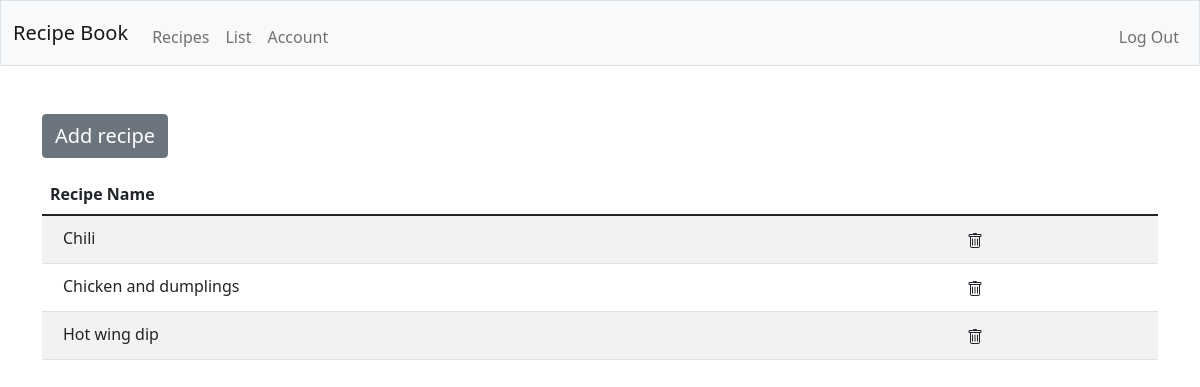
The page / (signed in) on the database its author committed.
### tables this page shows
CREATE TABLE recipes(id INTEGER PRIMARY KEY AUTOINCREMENT NOT NULL, user_id INT, prep_direction TEXT, cook_direction TEXT, notes TEXT, name TEXT);

### app.py (the view)
@app.route("/", methods=["GET", "POST"])
@login_required
def index():
    if request.method == "POST":
        name = request.form.get("recipe_name")
        rows = db.execute("SELECT * FROM recipes WHERE user_id = ? AND name = ?", session["user_id"], name)
        if len(rows) != 0:
            return apology("That recipe name already exists")
        db.execute("INSERT INTO recipes (user_id, name) VALUES(?, ?)", session["user_id"], name)
        return redirect("/")
    else:
        recipe_list = db.execute("SELECT * FROM recipes WHERE user_id = ?", session["user_id"])
        return render_template("index.html", recipe_list=recipe_list)

### app.py (called while the page is built)
@app.after_request
def after_request(response):
    response.headers["Cache-Control"] = "no-cache, no-store, must-revalidate"
    response.headers["Expires"] = 0
    response.headers["Pragma"] = "no-cache"
    return response

def login_required(f):
    @wraps(f)
    def decorated_function(*args, **kwargs):
        if session.get("user_id") is None:
            return redirect("/login")
        return f(*args, **kwargs)
    return decorated_function

### templates/index.html (shortened to what this page needs)
{% extends "layout.html" %}
{% block main %}
    <div class="container">
        <button type="button" class="btn btn-secondary mb-3" data-bs-toggle="modal" data-bs-target="#recipeModal">
            <p class="lead m-0">Add recipe</p>
        </button>
        <table class="table table-striped">
            <thead>
                <tr>
                    <th scope="col">Recipe Name</th>
                </tr>
            </thead>
            <tbody>
                {% for recipe in recipe_list %}
                    <tr>
                        <td>
                            <form action="/recipe" method="post">
                                <button class="btn bg-transparent py-0" type="submit">{{ recipe.name }}</button>
                            </form>
                        </td>
                        <td>
                            <form action="/delete_recipe" method="post">
                                <button class="btn bg-transparent btn-sm" type="submit">
                                        <svg xmlns="http://www.w3.org/2000/svg" width="16" height="16" fill="currentColor" class="bi bi-trash" id="{{ recipe.name }}" viewBox="0 0 16 16">
                                        <path d="M5.5 5.5A.5.5 0 0 1 6 6v6a.5.5 0 0 1-1 0V6a.5.5 0 0 1 .5-.5zm2.5 0a.5.5 0 0 1 .5.5v6a.5.5 0 0 1-1 0V6a.5.5 0 0 1 .5-.5zm3 .5a.5.5 0 0 0-1 0v6a.5.5 0 0 0 1 0V6z"/>
                                        <path fill-rule="evenodd" d="M14.5 3a1 1 0 0 1-1 1H13v9a2 2 0 0 1-2 2H5a2 2 0 0 1-2-2V4h-.5a1 1 0 0 1-1-1V2a1 1 0 0 1 1-1H6a1 1 0 0 1 1-1h2a1 1 0 0 1 1 1h3.5a1 1 0 0 1 1 1v1zM4.118 4 4 4.059V13a1 1 0 0 0 1 1h6a1 1 0 0 0 1-1V4.059L11.882 4H4.118zM2.5 3V2h11v1h-11z"/>
                                        </svg>
                                </button>
                            </form>
                        </td>
                    </tr>
                {% else %}
                    <tr>
                        <td>No recipes added yet!</td>
                    </tr>
                {% endfor %}
            </tbody>
        </table>
    </div>
{% endblock %}

### rows shown on the page
recipes: name "Chili"
recipes: name "Chicken and dumplings"
recipes: name "Hot wing dip"
